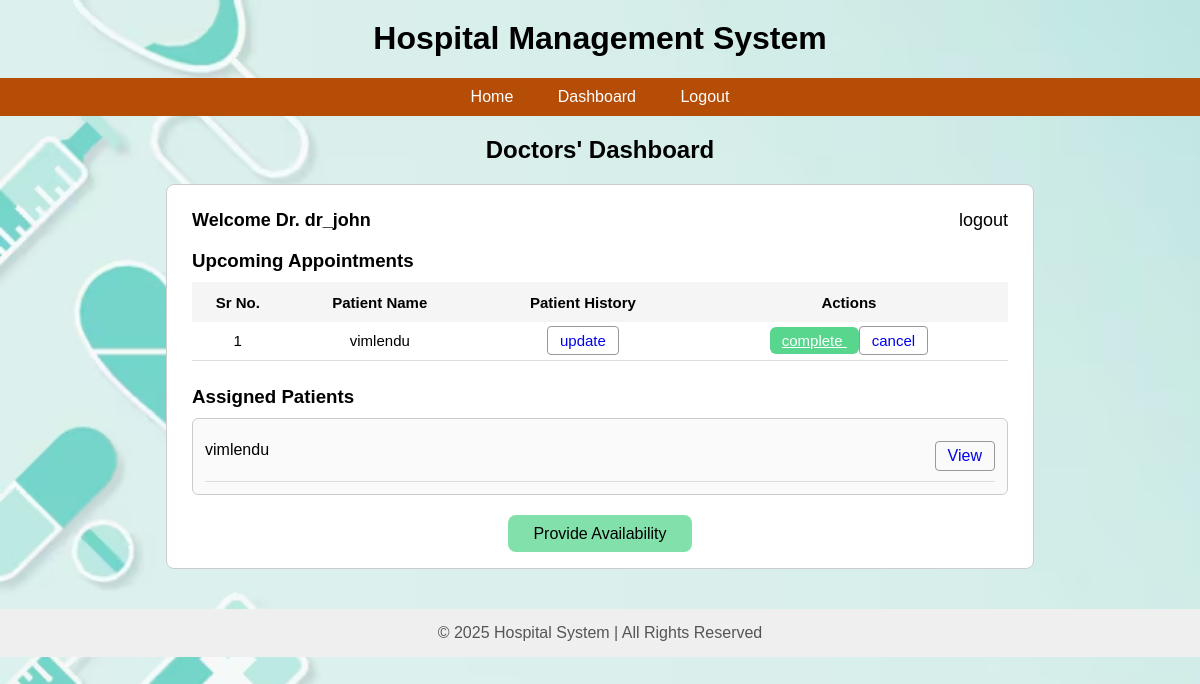
/doctor_dash (signed in), run on the app's committed database.
### app.py (models this page shows)
class Appointment(db.Model):
    __tablename__ = 'appointments'
    id = db.Column(db.Integer, primary_key=True)
    date = db.Column(db.String(20))
    time = db.Column(db.String(50))
    patient_id = db.Column(db.Integer, db.ForeignKey('users.id'), nullable=False)
    doctor_id = db.Column(db.Integer, db.ForeignKey('users.id'), nullable=False)
    status = db.Column(db.String(50), default='Booked', nullable=False)
    treatment_id = db.Column(db.Integer, db.ForeignKey('treatments.id'), nullable=True, unique=True)

class User(db.Model):
    __tablename__ = 'users'
    id = db.Column(db.Integer, primary_key=True)
    user_name = db.Column(db.String(80), unique=True, nullable=False)
    email = db.Column(db.String(120), unique=True, nullable=False)
    password = db.Column(db.String(200), nullable=False)
    role = db.Column(db.String(50), nullable=False)
    created_at = db.Column(db.DateTime, default=datetime.utcnow)
    experience = db.Column(db.Integer, nullable=True)
    department_id = db.Column(db.Integer, db.ForeignKey('departments.id'), nullable=True)
    department = db.relationship("Department",back_populates="doctors")

### app.py (the view)
@app.route('/doctor_dash')
def doctor_dash():
    doctor_id = session.get("id")
    appointments = (
        db.session.query(Appointment, User)
        .join(User, Appointment.patient_id == User.id)
        .filter(Appointment.doctor_id == doctor_id)
        .with_entities(
            Appointment.id,
            Appointment.status,
            User.user_name.label("patient_name")
        )
        .all()
    )
    assigned_patients = (
        User.query.join(Appointment, Appointment.patient_id == User.id)
        .filter(Appointment.doctor_id == doctor_id)
        .distinct()
        .all()
    )
    return render_template(
        "doctor_dash.html",
        appointments=appointments,
        patients=assigned_patients
    )

### templates/doctor_dash.html (shortened to what this page needs)
{% extends "root.html" %}
{% block content %}
<h2 style="text-align:center; margin-top:20px; font-weight:600;">
    Doctors' Dashboard
</h2>
<div style="
    width:85%;
    margin:auto;
    padding:25px;
    background:white;
    border:1px solid #ccc;
    border-radius:8px;
">
    <div style="display:flex; justify-content:space-between; font-size:18px; margin-bottom:15px;">
        <b>Welcome Dr. {{ session['name'] }}</b>
        <a href="/logout" style="text-decoration:none; color:black;">logout</a>
    </div>
    <h3 style="margin-bottom:10px; font-weight:600;">Upcoming Appointments</h3>
    <table width="100%" style="border-collapse:collapse; text-align:center; font-size:15px;">
        <tr style="background:#f5f5f5; height:40px;">
            <th>Sr No.</th>
            <th>Patient Name</th>
            <th>Patient History</th>
            <th>Actions</th>
        </tr>
        {% if appointments %}
            {% for appt in appointments %}
            <tr style="border-bottom:1px solid #ddd; height:38px;">
                <td>{{ loop.index }}</td>
                <td>{{ appt.patient_name }}</td>
                <td>
                    <a href="/doctor/update_history/{{ appt.id }}"
                       style="padding:5px 12px; border:1px solid #999; border-radius:4px; text-decoration:none;">
                        update
                    </a>
                </td>
                <td>
                    <a href="{{ url_for('toggle_complete', appointment_id=appt.id) }}"
   style="background:#58d68d; padding:5px 12px; border-radius:6px; color:white;">
   {% if appt.status == 'Completed' %}
       completed
   {% else %}
       complete
   {% endif %}
</a>
                    <a href="{{ url_for('doctor_cancel', appointment_id=appt.id) }}"
                       style="padding:5px 12px; border:1px solid #999; border-radius:4px; text-decoration:none;">
                        cancel
                    </a>
                </td>
            </tr>
            {% endfor %}
        {% else %}
        <tr>
            <td colspan="4" style="padding:10px; color:#666;">No appointments</td>
        </tr>
        {% endif %}
    </table>
    <h3 style="margin-top:25px; margin-bottom:10px; font-weight:600;">Assigned Patients</h3>
    <div style="border:1px solid #ccc; border-radius:6px; padding:12px; background:#fafafa;">
        {% if patients %}
            {% for p in patients %}
                <div style="padding:10px 0; border-bottom:1px solid #ddd; display:flex; justify-content:space-between;">
                    <span>{{ p.user_name }}</span>
                    <a href="{{ url_for('patient_history_admin', patient_id=p.id) }}"
                       style="padding:5px 12px; border:1px solid #999; border-radius:4px; text-decoration:none;">
                       View
                    </a>
                </div>
            {% endfor %}
        {% else %}
            <p style="color:#555; margin:0;">No patients assigned.</p>
        {% endif %}
    </div>
    <div style="text-align:center; margin-top:30px;">
        <a href="{{ url_for('doctor_availability') }}"
   style="padding:10px 25px; background:#82e0aa; border-radius:8px;
          text-decoration:none; font-size:16px; color:black;">
    Provide Availability
</a>
    </div>
</div>
{% endblock %}

### templates/root.html (style rules this page uses)
body { font-family: Arial; margin: 0; padding: 0; background-image: url('/static/images/back_ground image1.jpg'); background-size: cover; background-repeat: no-repeat; background-attachment: fixed; }

### data on the page
Appointment: patient_name "vimlendu", status "complete"
User: user_name "vimlendu"

### other printed values
{{ session['name'] }} "dr_john"
